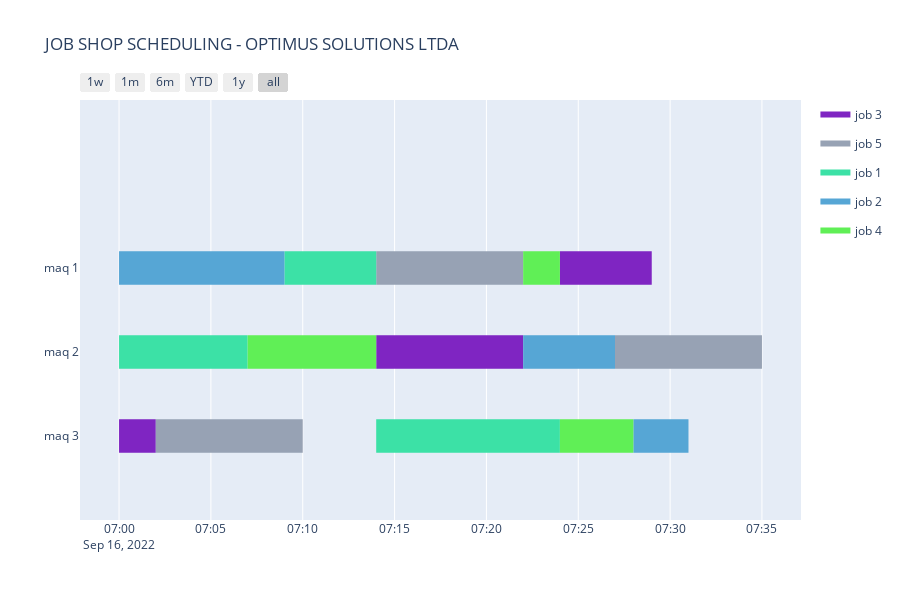

Write notebook code for a chart like this one.
### Markdown cell above
Impressão do Gannt

### Code cell
#Impressao do Gantt

df = []
colors =[]
for i in range(n):
    for j in range(m):
        s = str(datetime.datetime.strptime('2022-09-16 07:00:00', "%Y-%m-%d %H:%M:%S") + datetime.timedelta(minutes=np.float64(X[i][j].x) ))
        d = datetime.datetime.strptime(s, "%Y-%m-%d %H:%M:%S")  + datetime.timedelta(minutes=np.float64(tempos_Proc[i][j]))
        df.append(dict(Task=str("maq "+str(j+1)), Start=str(s), Finish=str(d), Resource=str("job "+str(i+1))))
        r = lambda: random.randint(0,255)
        colors.append('#%02X%02X%02X' % (r(),r(),r()))



fig = ff.create_gantt(df, colors = colors, index_col='Resource', title = "JOB SHOP SCHEDULING - OPTIMUS SOLUTIONS LTDA ",show_colorbar=True, group_tasks=True,showgrid_x =True)    
fig.show()

### Figure 1 — Plotly figure (JSON) as saved in the notebook; plotly's stock layout.template omitted (floating-point values rounded to 4 significant figures)
{"data": [{"fill": "toself", "fillcolor": "rgb(127, 37, 194)", "hoverinfo": "name", "legendgroup": "rgb(127, 37, 194)", "mode": "none", "name": "job 3", "showlegend": true, "type": "scatter", "x": ["2022-09-16 07:24:00", "2022-09-16 07:29:00", "2022-09-16 07:29:00", "2022-09-16 07:24:00", "2022-09-16 07:24:00", "2022-09-16 07:14:00", "2022-09-16 07:22:00", "2022-09-16 07:22:00", "2022-09-16 07:14:00", "2022-09-16 07:14:00", "2022-09-16 07:00:00", "2022-09-16 07:02:00", "2022-09-16 07:02:00", "2022-09-16 07:00:00"], "y": [1.8, 1.8, 2.2, 2.2, null, 0.8, 0.8, 1.2, 1.2, null, -0.2, -0.2, 0.2, 0.2]}, {"fill": "toself", "fillcolor": "rgb(151, 162, 180)", "hoverinfo": "name", "legendgroup": "rgb(151, 162, 180)", "mode": "none", "name": "job 5", "showlegend": true, "type": "scatter", "x": ["2022-09-16 07:14:00", "2022-09-16 07:22:00", "2022-09-16 07:22:00", "2022-09-16 07:14:00", "2022-09-16 07:14:00", "2022-09-16 07:27:00", "2022-09-16 07:35:00", "2022-09-16 07:35:00", "2022-09-16 07:27:00", "2022-09-16 07:27:00", "2022-09-16 07:02:00", "2022-09-16 07:10:00", "2022-09-16 07:10:00", "2022-09-16 07:02:00"], "y": [1.8, 1.8, 2.2, 2.2, null, 0.8, 0.8, 1.2, 1.2, null, -0.2, -0.2, 0.2, 0.2]}, {"fill": "toself", "fillcolor": "rgb(60, 225, 166)", "hoverinfo": "name", "legendgroup": "rgb(60, 225, 166)", "mode": "none", "name": "job 1", "showlegend": true, "type": "scatter", "x": ["2022-09-16 07:09:00", "2022-09-16 07:14:00", "2022-09-16 07:14:00", "2022-09-16 07:09:00", "2022-09-16 07:09:00", "2022-09-16 07:00:00", "2022-09-16 07:07:00", "2022-09-16 07:07:00", "2022-09-16 07:00:00", "2022-09-16 07:00:00", "2022-09-16 07:14:00", "2022-09-16 07:24:00", "2022-09-16 07:24:00", "2022-09-16 07:14:00"], "y": [1.8, 1.8, 2.2, 2.2, null, 0.8, 0.8, 1.2, 1.2, null, -0.2, -0.2, 0.2, 0.2]}, {"fill": "toself", "fillcolor": "rgb(86, 166, 213)", "hoverinfo": "name", "legendgroup": "rgb(86, 166, 213)", "mode": "none", "name": "job 2", "showlegend": true, "type": "scatter", "x": ["2022-09-16 07:00:00", "2022-09-16 07:09:00", "2022-09-16 07:09:00", "2022-09-16 07:00:00", "2022-09-16 07:00:00", "2022-09-16 07:22:00", "2022-09-16 07:27:00", "2022-09-16 07:27:00", "2022-09-16 07:22:00", "2022-09-16 07:22:00", "2022-09-16 07:28:00", "2022-09-16 07:31:00", "2022-09-16 07:31:00", "2022-09-16 07:28:00"], "y": [1.8, 1.8, 2.2, 2.2, null, 0.8, 0.8, 1.2, 1.2, null, -0.2, -0.2, 0.2, 0.2]}, {"fill": "toself", "fillcolor": "rgb(96, 239, 86)", "hoverinfo": "name", "legendgroup": "rgb(96, 239, 86)", "mode": "none", "name": "job 4", "showlegend": true, "type": "scatter", "x": ["2022-09-16 07:22:00", "2022-09-16 07:24:00", "2022-09-16 07:24:00", "2022-09-16 07:22:00", "2022-09-16 07:22:00", "2022-09-16 07:07:00", "2022-09-16 07:14:00", "2022-09-16 07:14:00", "2022-09-16 07:07:00", "2022-09-16 07:07:00", "2022-09-16 07:24:00", "2022-09-16 07:28:00", "2022-09-16 07:28:00", "2022-09-16 07:24:00"], "y": [1.8, 1.8, 2.2, 2.2, null, 0.8, 0.8, 1.2, 1.2, null, -0.2, -0.2, 0.2, 0.2]}, {"legendgroup": "rgb(127, 37, 194)", "marker": {"color": "rgb(127, 37, 194)", "opacity": 0, "size": 1}, "mode": "markers", "name": "", "showlegend": false, "text": [null, null, null, null, null, null], "type": "scatter", "x": ["2022-09-16 07:24:00", "2022-09-16 07:29:00", "2022-09-16 07:14:00", "2022-09-16 07:22:00", "2022-09-16 07:00:00", "2022-09-16 07:02:00"], "y": [2, 2, 1, 1, 0, 0]}, {"legendgroup": "rgb(151, 162, 180)", "marker": {"color": "rgb(151, 162, 180)", "opacity": 0, "size": 1}, "mode": "markers", "name": "", "showlegend": false, "text": [null, null, null, null, null, null], "type": "scatter", "x": ["2022-09-16 07:14:00", "2022-09-16 07:22:00", "2022-09-16 07:27:00", "2022-09-16 07:35:00", "2022-09-16 07:02:00", "2022-09-16 07:10:00"], "y": [2, 2, 1, 1, 0, 0]}, {"legendgroup": "rgb(60, 225, 166)", "marker": {"color": "rgb(60, 225, 166)", "opacity": 0, "size": 1}, "mode": "markers", "name": "", "showlegend": false, "text": [null, null, null, null, null, null], "type": "scatter", "x": ["2022-09-16 07:09:00", "2022-09-16 07:14:00", "2022-09-16 07:00:00", "2022-09-16 07:07:00", "2022-09-16 07:14:00", "2022-09-16 07:24:00"], "y": [2, 2, 1, 1, 0, 0]}, {"legendgroup": "rgb(86, 166, 213)", "marker": {"color": "rgb(86, 166, 213)", "opacity": 0, "size": 1}, "mode": "markers", "name": "", "showlegend": false, "text": [null, null, null, null, null, null], "type": "scatter", "x": ["2022-09-16 07:00:00", "2022-09-16 07:09:00", "2022-09-16 07:22:00", "2022-09-16 07:27:00", "2022-09-16 07:28:00", "2022-09-16 07:31:00"], "y": [2, 2, 1, 1, 0, 0]}, {"legendgroup": "rgb(96, 239, 86)", "marker": {"color": "rgb(96, 239, 86)", "opacity": 0, "size": 1}, "mode": "markers", "name": "", "showlegend": false, "text": [null, null, null, null, null, null], "type": "scatter", "x": ["2022-09-16 07:22:00", "2022-09-16 07:24:00", "2022-09-16 07:07:00", "2022-09-16 07:14:00", "2022-09-16 07:24:00", "2022-09-16 07:28:00"], "y": [2, 2, 1, 1, 0, 0]}], "layout": {"height": 600, "hovermode": "closest", "showlegend": true, "title": {"text": "JOB SHOP SCHEDULING - OPTIMUS SOLUTIONS LTDA "}, "xaxis": {"rangeselector": {"buttons": [{"count": 7, "label": "1w", "step": "day", "stepmode": "backward"}, {"count": 1, "label": "1m", "step": "month", "stepmode": "backward"}, {"count": 6, "label": "6m", "step": "month", "stepmode": "backward"}, {"count": 1, "label": "YTD", "step": "year", "stepmode": "todate"}, {"count": 1, "label": "1y", "step": "year", "stepmode": "backward"}, {"step": "all"}]}, "showgrid": true, "type": "date", "zeroline": false}, "yaxis": {"autorange": false, "range": [-1, 4], "showgrid": false, "ticktext": ["maq 3", "maq 2", "maq 1"], "tickvals": [0, 1, 2], "zeroline": false}}}
